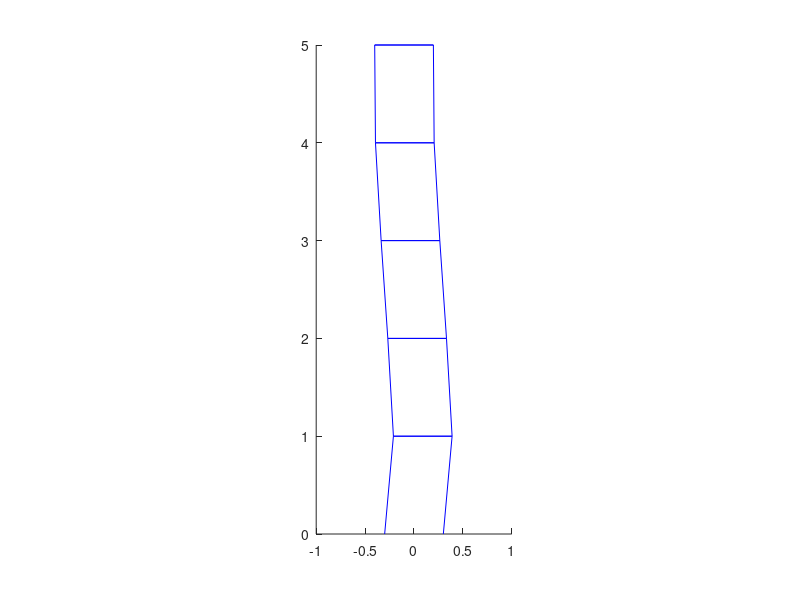
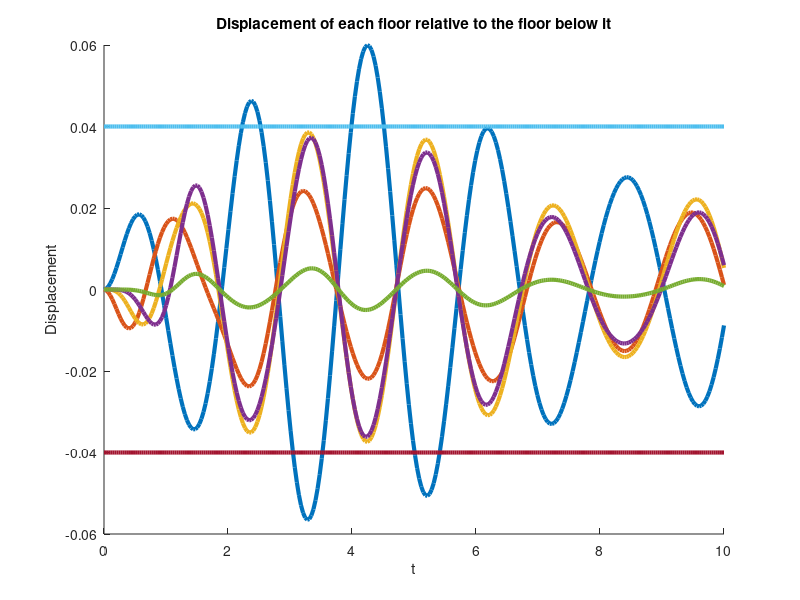

The MATLAB script that drew these images, in order: (Note: this script raises an error after producing the figures.)
clear all
close all

% Parameters
N = 5;
m = 100*[9, 4, 4, 7, 1]; % part (a) and later part (e)
k = 10000*ones(1,N);     % part (a) and later part (e)
c = 200*ones(1,N);       % part (a) and later part (e)

M = m.*eye(N); % part (a)
K = diag(k(2:end),1) + diag(-k-[k(2:end),0]) + diag(k(2:end),-1); % part (a)
C = diag(c(2:end),1) + diag(-c-[c(2:end),0]) + diag(c(2:end),-1); % part (a)

a = 0.3;
omega = 3;
f = @(t) [a*cos(omega*t);zeros(N-1,1)];

% X'' = M^{-1}KX + M^(-1)CX'+F, X(0)=0 and X'(0)=0
% Rewrite this equation so that it is in the form x' = [X;X']' = Ax + F(t)
% by finding A (I have supplied F and the initial condition for you)
A = [zeros(N, N), eye(N, N); M^-1*K, M^-1*C]; % part (a)
F = @(t) [zeros(N,1); f(t)];

% Initial condition
x0 = zeros(2*N,1);

% Rate of change of state x
RHS = @(x,t) A*x + F(t);

% Solver parameters and domain  
Nt = 300;
tmax = 10;
t = linspace(0,tmax,Nt);
dt = t(2)-t(1);
x = zeros(2*N,Nt); % Here we store the solution at each timestep in separate (Nt) columns
 
% Set initial condition to solution in first column
x(:,1) = x0;

% Iterate Eulers method for every timestep and later iterate Heun's method for accuracy.
for i = 2:Nt
    grad_1 = RHS(x(:,i-1), t(i-1));
    newx = x(:,i-1) + dt*grad_1;
    grad_2 = RHS(newx, t(i));
    x(:,i) = x(:,i-1) + dt/2*(grad_1+grad_2);
end
 
% Create animation of building --- you do not need to touch this.
xpos = x(N+1:end,:);
halfwidth = 0.3;
figure(1),
for i = 1:Nt
    cla, hold on
    plot(xpos(:,i)-halfwidth,[1:N],'b')
    plot(xpos(:,i)+halfwidth,[1:N],'b')
    plot([0, xpos(1,i)]+halfwidth,[0, 1],'b')
    plot([0, xpos(1,i)]-halfwidth,[0, 1],'b')

    for j = 1:N
        plot([xpos(j,i)+halfwidth, xpos(j,i)-halfwidth],[j, j],'b')
        plot([xpos(j,i)+halfwidth, xpos(j,i)-halfwidth],[j, j],'b')
    end

    axis equal
    xlim([-1 1])
    ylim([0 N])
    drawnow
end
 
 
% Create figure showing the inter-floor displacement from each floor to the
% floor below it (in the case of Floor 1, it is the displacement of Floor 1
% compared to the ground).
figure (2)
cla
hold on
displacement = x(1:N,:) - [zeros(1,Nt); x(1:N-1,:)]; % part c
for i = 1:N
    plot(t',displacement(i,:),'LineWidth',3)
end
plot(t', 0.04*ones(Nt,1),'LineWidth',3)
plot(t', -0.04*ones(Nt,1),'LineWidth',3)
xlabel('t')
ylabel('Displacement')
title('Displacement of each floor relative to the floor below it')
newcolors = {'#F00','#F80','#FF0','#0B0','#00F','#FF0090','#FF0090'};
colororder(newcolors)
legend('Floor 1','Floor 2','Floor 3','Floor 4','Floor 5','Threshold','Threshold');
